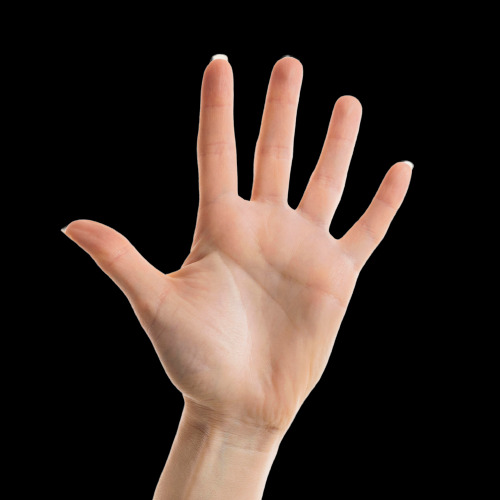
#> input picture code/picture/hand.jpg, 500 x 500 px, given in place of the camera
$ python webcam_traitement.py
#> lines starting #> are read from the running program, lines starting #| are printed output that depends on the picture; after the words box and inside, x2 and y2 are one past the last pixel; in counts of white or black regions, pixels touching at a corner belong together
### code/utils/utils.py
import numpy as np
import cv2


def stackImages(scale, imgArray):
    rows = len(imgArray)
    cols = len(imgArray[0])
    rowsAvailable = isinstance(imgArray[0], list)
    width = imgArray[0][0].shape[1]
    height = imgArray[0][0].shape[0]
    if rowsAvailable:
        for x in range(0, rows):
            for y in range(0, cols):
                if imgArray[x][y].shape[:2] == imgArray[0][0].shape[:2]:
                    imgArray[x][y] = cv2.resize(
                        imgArray[x][y], (0, 0), None, scale, scale
                    )
                else:
                    imgArray[x][y] = cv2.resize(
                        imgArray[x][y],
                        (imgArray[0][0].shape[1], imgArray[0][0].shape[0]),
                        None,
                        scale,
                        scale,
                    )
                if len(imgArray[x][y].shape) == 2:
                    imgArray[x][y] = cv2.cvtColor(imgArray[x][y], cv2.COLOR_GRAY2BGR)
        imageBlank = np.zeros((height, width, 3), np.uint8)
        hor = [imageBlank] * rows
        hor_con = [imageBlank] * rows
        for x in range(0, rows):
            hor[x] = np.hstack(imgArray[x])
        ver = np.vstack(hor)
    else:
        for x in range(0, rows):
            if imgArray[x].shape[:2] == imgArray[0].shape[:2]:
                imgArray[x] = cv2.resize(imgArray[x], (0, 0), None, scale, scale)
            else:
                imgArray[x] = cv2.resize(
                    imgArray[x],
                    (imgArray[0].shape[1], imgArray[0].shape[0]),
                    None,
                    scale,
                    scale,
                )
            if len(imgArray[x].shape) == 2:
                imgArray[x] = cv2.cvtColor(imgArray[x], cv2.COLOR_GRAY2BGR)
        hor = np.hstack(imgArray)
        ver = hor
    return ver


# [9 lines that do not run on import are left out]

### code/webcam_traitement.py
import cv2
import random
from utils import stackImages
import numpy as np
import time

# Blank image
imgBlank = np.zeros((640, 480), np.uint8)

# Load webcam
cap = cv2.VideoCapture(1)
cap.set(3, 640)
cap.set(4, 480)

# Colors
col = []
for i in range(0, 255):
    col.append((random.randint(0, 255), random.randint(0, 255), random.randint(0, 255)))

cv2.namedWindow("Parameters")
cv2.resizeWindow("Parameters", 640, 480)

cv2.createTrackbar("Sigma X", "Parameters", 4, 10, lambda x: x)

cv2.createTrackbar("Thresh", "Parameters", 223, 255, lambda x: x)
cv2.createTrackbar("Maxval", "Parameters", 255, 255, lambda x: x)

cv2.createTrackbar("Threshold1", "Parameters", 0, 255, lambda x: x)
cv2.createTrackbar("Threshold2", "Parameters", 0, 255, lambda x: x)

while True:
    success, img = cap.read()
#> img is the input picture: shape (500, 500, 3); mean B, G, R 35.6, 41.5, 53.7

    imgCopy = img.copy()

    sigmaX = cv2.getTrackbarPos("Sigma X", "Parameters")
    thresh = cv2.getTrackbarPos("Thresh", "Parameters")
    maxval = cv2.getTrackbarPos("Maxval", "Parameters")

    threshold1 = cv2.getTrackbarPos("Threshold1", "Parameters")
    threshold2 = cv2.getTrackbarPos("Threshold2", "Parameters")

    # Convert the image to HSV
    hsv = cv2.cvtColor(img, cv2.COLOR_BGR2HSV)
#> hsv: shape (500, 500, 3); mean H, S, V 4.5, 28.6, 53.8

    # Smoothing the image
    blurred = cv2.GaussianBlur(hsv, (5, 5), sigmaX)
#> blurred: shape (500, 500, 3); mean H, S, V 4.5, 28.6, 53.8

    # Binary threshold
    _, threshold = cv2.threshold(blurred, thresh, maxval, cv2.THRESH_BINARY)
#> threshold: shape (500, 500, 3); mean H, S, V 0, 0.3, 18.7

    # Canny edge detection
    canny = cv2.Canny(threshold, threshold1, threshold2)
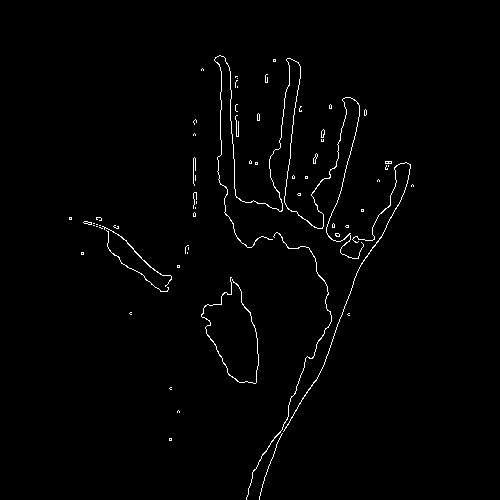
#> canny: shape (500, 500); 1.2% white in thin lines or dots, all inside (x1, y1, x2, y2) = (69, 55, 414, 500)

    contours, _ = cv2.findContours(canny, cv2.RETR_EXTERNAL, cv2.CHAIN_APPROX_SIMPLE)
#> contours = 65 contours, 59 with area under 20; largest, box (x1, y1, x2, y2) and area: (214, 55, 364, 259) 79, (283, 162, 411, 432) 44, (246, 232, 332, 500) 42, (201, 277, 259, 384) 38, (102, 226, 172, 287) 32, (313, 153, 318, 164) 20

    max_contour = max(contours, key=cv2.contourArea)
#> max_contour = contour of 891 points, box (x1, y1, x2, y2) (214, 55, 364, 259), area 79

    hull = cv2.convexHull(max_contour)
#> hull = contour of 20 points, box (x1, y1, x2, y2) (214, 55, 364, 259), area 25882

    cv2.drawContours(imgCopy, [hull], -1, (0, 255, 0), 3)
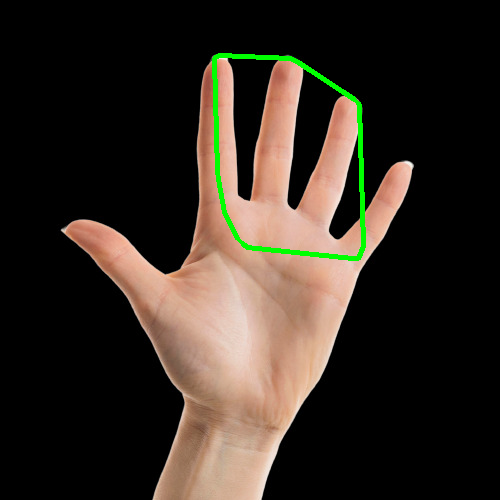
#> imgCopy: shape (500, 500, 3); 1.24% of pixels changed, all inside (x1, y1, x2, y2) = (212, 53, 366, 261)

    # Display the images
    imgStack = stackImages(0.9, ([img, blurred], [threshold, imgCopy]))
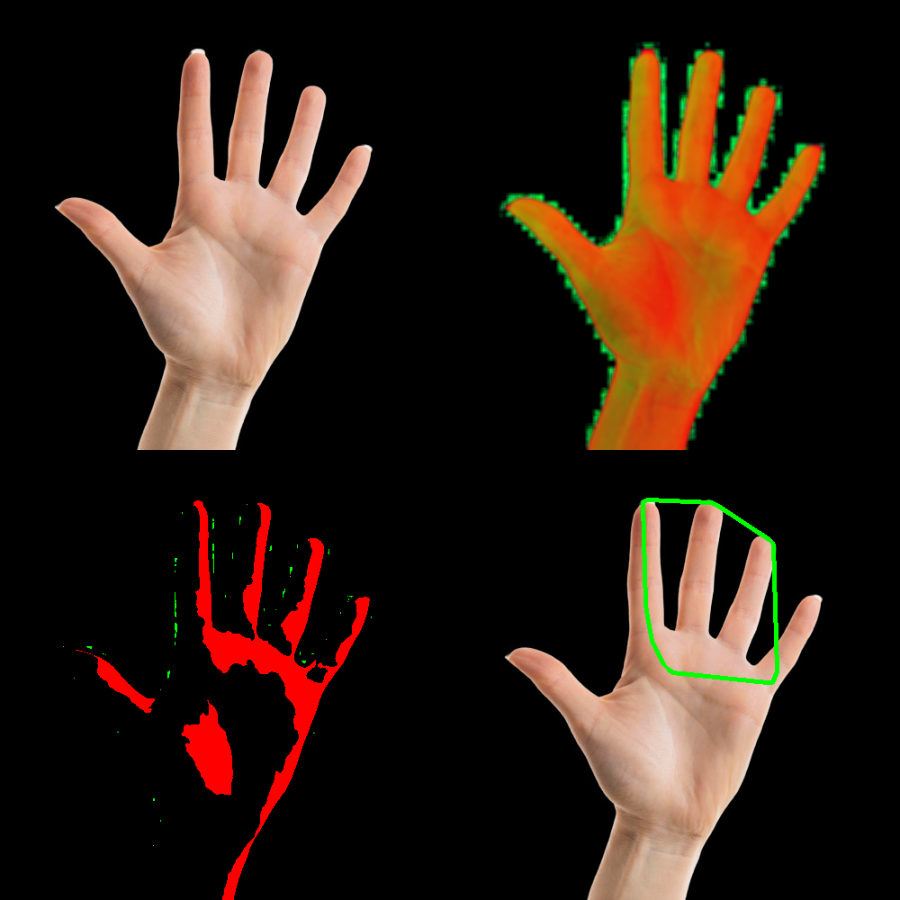
#> imgStack: shape (900, 900, 3); mean B, G, R 18.6, 28.4, 44.5

    cv2.imshow("Result", imgStack)
    if cv2.waitKey(1) & 0xFF == ord("q"):
#> (key q is pressed here)
        break
